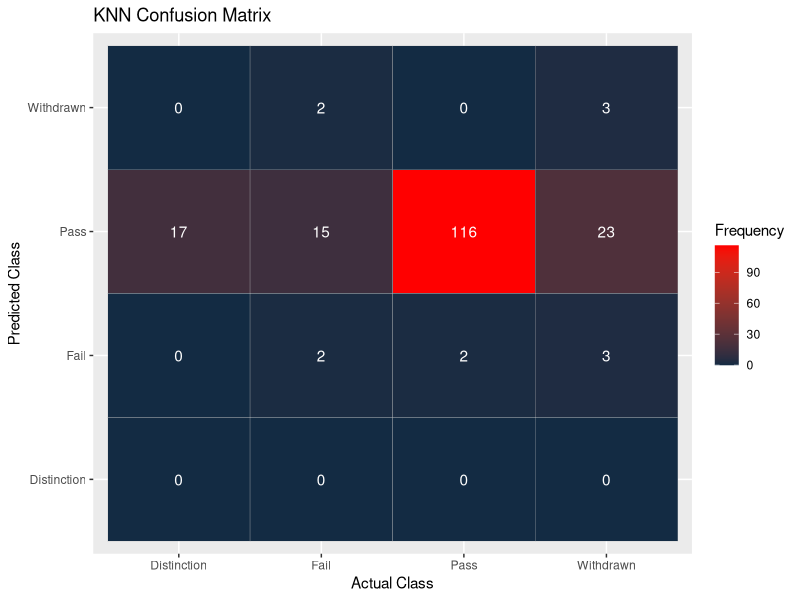

This chart was generated by the following R code:
## ---- chunk 1
knitr::opts_chunk$set(echo = TRUE)
## ---- chunk 2
library(ggplot2)
library(rpart)
library(class)
## ---- chunk 3
setwd("~/GitHub/Final-Project/Data Manipulation")
## ---- chunk 4
df1 <- read.csv("AAA_Data_for_Tree.csv")

## ---- chunk 5
df1 <- df1[,-c(1,3)]

## ---- chunk 6
set.seed(9850)

## ---- chunk 7
gp <- runif(nrow(df1))

## ---- chunk 8

df1_KNN <- df1[order(gp),]

## ---- chunk 9
normalize <- function(x){
  return( (x - min(x)) / (max(x) - min(x)))}

## ---- chunk 10

df1_KNN_n <- as.data.frame(lapply(df1_KNN[,c(2,3,4,5,6,7,8,9,10)], normalize))

## ---- chunk 11
df1_KNN_train <- df1_KNN_n[1:552, ]
df1_KNN_test <- df1_KNN_n[553:735, ]
df1_KNN_train_target <- df1_KNN[1:552, 11]
df1_KNN_test_target <- df1_KNN[553:735, 11]

## ---- chunk 12
m1 <- knn(train = df1_KNN_train, test = df1_KNN_test, cl = df1_KNN_train_target, k=11)

## ---- chunk 13
table(df1_KNN_test_target, m1)

## ---- chunk 14
knn_confusion <- as.data.frame(table(df1_KNN_test_target, m1))

knn_plot <- ggplot(knn_confusion)

knn_plot + geom_tile(aes(x=df1_KNN_test_target, y=m1, fill=Freq), color = "gray") + scale_x_discrete(name="Actual Class") + scale_y_discrete(name="Predicted Class") + scale_fill_gradient(high = "red") + labs(fill="Frequency", title = "KNN Confusion Matrix") + geom_text(data = knn_confusion, aes(x=df1_KNN_test_target, y=m1, label=Freq), color = "white")

